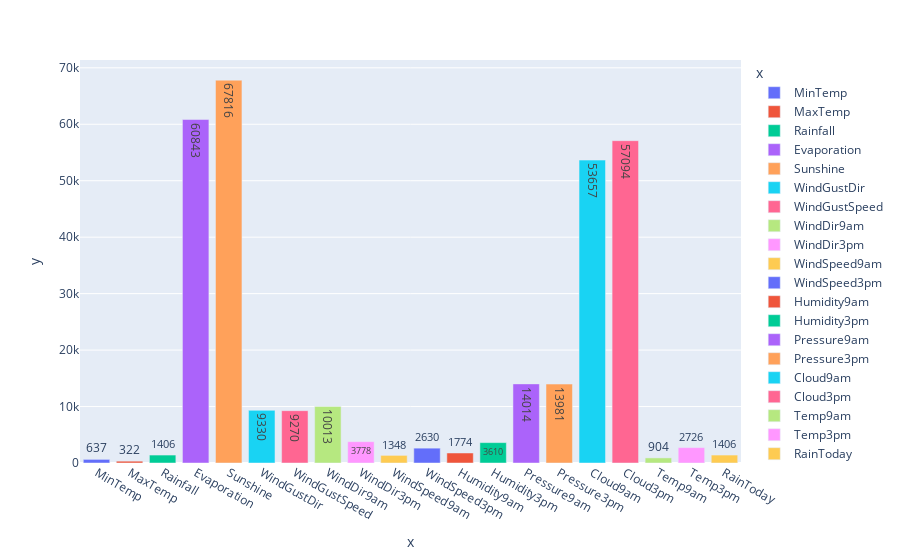

The notebook cell this image was saved under:
### Markdown cell above
# Drop values null

### Code cell
show_bar(data)

### Figure 1 — Plotly figure (JSON) as saved in the notebook; plotly's stock layout.template omitted (floating-point values rounded to 4 significant figures)
{"data": [{"alignmentgroup": "True", "hovertemplate": "x=%{x}<br>y=%{y}<extra></extra>", "legendgroup": "MinTemp", "marker": {"color": "#636efa", "pattern": {"shape": ""}}, "name": "MinTemp", "offsetgroup": "MinTemp", "orientation": "v", "showlegend": true, "textposition": "auto", "texttemplate": "%{y:.s}", "type": "bar", "x": ["MinTemp"], "xaxis": "x", "y": [637], "yaxis": "y"}, {"alignmentgroup": "True", "hovertemplate": "x=%{x}<br>y=%{y}<extra></extra>", "legendgroup": "MaxTemp", "marker": {"color": "#EF553B", "pattern": {"shape": ""}}, "name": "MaxTemp", "offsetgroup": "MaxTemp", "orientation": "v", "showlegend": true, "textposition": "auto", "texttemplate": "%{y:.s}", "type": "bar", "x": ["MaxTemp"], "xaxis": "x", "y": [322], "yaxis": "y"}, {"alignmentgroup": "True", "hovertemplate": "x=%{x}<br>y=%{y}<extra></extra>", "legendgroup": "Rainfall", "marker": {"color": "#00cc96", "pattern": {"shape": ""}}, "name": "Rainfall", "offsetgroup": "Rainfall", "orientation": "v", "showlegend": true, "textposition": "auto", "texttemplate": "%{y:.s}", "type": "bar", "x": ["Rainfall"], "xaxis": "x", "y": [1406], "yaxis": "y"}, {"alignmentgroup": "True", "hovertemplate": "x=%{x}<br>y=%{y}<extra></extra>", "legendgroup": "Evaporation", "marker": {"color": "#ab63fa", "pattern": {"shape": ""}}, "name": "Evaporation", "offsetgroup": "Evaporation", "orientation": "v", "showlegend": true, "textposition": "auto", "texttemplate": "%{y:.s}", "type": "bar", "x": ["Evaporation"], "xaxis": "x", "y": [60843], "yaxis": "y"}, {"alignmentgroup": "True", "hovertemplate": "x=%{x}<br>y=%{y}<extra></extra>", "legendgroup": "Sunshine", "marker": {"color": "#FFA15A", "pattern": {"shape": ""}}, "name": "Sunshine", "offsetgroup": "Sunshine", "orientation": "v", "showlegend": true, "textposition": "auto", "texttemplate": "%{y:.s}", "type": "bar", "x": ["Sunshine"], "xaxis": "x", "y": [67816], "yaxis": "y"}, {"alignmentgroup": "True", "hovertemplate": "x=%{x}<br>y=%{y}<extra></extra>", "legendgroup": "WindGustDir", "marker": {"color": "#19d3f3", "pattern": {"shape": ""}}, "name": "WindGustDir", "offsetgroup": "WindGustDir", "orientation": "v", "showlegend": true, "textposition": "auto", "texttemplate": "%{y:.s}", "type": "bar", "x": ["WindGustDir"], "xaxis": "x", "y": [9330], "yaxis": "y"}, {"alignmentgroup": "True", "hovertemplate": "x=%{x}<br>y=%{y}<extra></extra>", "legendgroup": "WindGustSpeed", "marker": {"color": "#FF6692", "pattern": {"shape": ""}}, "name": "WindGustSpeed", "offsetgroup": "WindGustSpeed", "orientation": "v", "showlegend": true, "textposition": "auto", "texttemplate": "%{y:.s}", "type": "bar", "x": ["WindGustSpeed"], "xaxis": "x", "y": [9270], "yaxis": "y"}, {"alignmentgroup": "True", "hovertemplate": "x=%{x}<br>y=%{y}<extra></extra>", "legendgroup": "WindDir9am", "marker": {"color": "#B6E880", "pattern": {"shape": ""}}, "name": "WindDir9am", "offsetgroup": "WindDir9am", "orientation": "v", "showlegend": true, "textposition": "auto", "texttemplate": "%{y:.s}", "type": "bar", "x": ["WindDir9am"], "xaxis": "x", "y": [10013], "yaxis": "y"}, {"alignmentgroup": "True", "hovertemplate": "x=%{x}<br>y=%{y}<extra></extra>", "legendgroup": "WindDir3pm", "marker": {"color": "#FF97FF", "pattern": {"shape": ""}}, "name": "WindDir3pm", "offsetgroup": "WindDir3pm", "orientation": "v", "showlegend": true, "textposition": "auto", "texttemplate": "%{y:.s}", "type": "bar", "x": ["WindDir3pm"], "xaxis": "x", "y": [3778], "yaxis": "y"}, {"alignmentgroup": "True", "hovertemplate": "x=%{x}<br>y=%{y}<extra></extra>", "legendgroup": "WindSpeed9am", "marker": {"color": "#FECB52", "pattern": {"shape": ""}}, "name": "WindSpeed9am", "offsetgroup": "WindSpeed9am", "orientation": "v", "showlegend": true, "textposition": "auto", "texttemplate": "%{y:.s}", "type": "bar", "x": ["WindSpeed9am"], "xaxis": "x", "y": [1348], "yaxis": "y"}, {"alignmentgroup": "True", "hovertemplate": "x=%{x}<br>y=%{y}<extra></extra>", "legendgroup": "WindSpeed3pm", "marker": {"color": "#636efa", "pattern": {"shape": ""}}, "name": "WindSpeed3pm", "offsetgroup": "WindSpeed3pm", "orientation": "v", "showlegend": true, "textposition": "auto", "texttemplate": "%{y:.s}", "type": "bar", "x": ["WindSpeed3pm"], "xaxis": "x", "y": [2630], "yaxis": "y"}, {"alignmentgroup": "True", "hovertemplate": "x=%{x}<br>y=%{y}<extra></extra>", "legendgroup": "Humidity9am", "marker": {"color": "#EF553B", "pattern": {"shape": ""}}, "name": "Humidity9am", "offsetgroup": "Humidity9am", "orientation": "v", "showlegend": true, "textposition": "auto", "texttemplate": "%{y:.s}", "type": "bar", "x": ["Humidity9am"], "xaxis": "x", "y": [1774], "yaxis": "y"}, {"alignmentgroup": "True", "hovertemplate": "x=%{x}<br>y=%{y}<extra></extra>", "legendgroup": "Humidity3pm", "marker": {"color": "#00cc96", "pattern": {"shape": ""}}, "name": "Humidity3pm", "offsetgroup": "Humidity3pm", "orientation": "v", "showlegend": true, "textposition": "auto", "texttemplate": "%{y:.s}", "type": "bar", "x": ["Humidity3pm"], "xaxis": "x", "y": [3610], "yaxis": "y"}, {"alignmentgroup": "True", "hovertemplate": "x=%{x}<br>y=%{y}<extra></extra>", "legendgroup": "Pressure9am", "marker": {"color": "#ab63fa", "pattern": {"shape": ""}}, "name": "Pressure9am", "offsetgroup": "Pressure9am", "orientation": "v", "showlegend": true, "textposition": "auto", "texttemplate": "%{y:.s}", "type": "bar", "x": ["Pressure9am"], "xaxis": "x", "y": [14014], "yaxis": "y"}, {"alignmentgroup": "True", "hovertemplate": "x=%{x}<br>y=%{y}<extra></extra>", "legendgroup": "Pressure3pm", "marker": {"color": "#FFA15A", "pattern": {"shape": ""}}, "name": "Pressure3pm", "offsetgroup": "Pressure3pm", "orientation": "v", "showlegend": true, "textposition": "auto", "texttemplate": "%{y:.s}", "type": "bar", "x": ["Pressure3pm"], "xaxis": "x", "y": [13981], "yaxis": "y"}, {"alignmentgroup": "True", "hovertemplate": "x=%{x}<br>y=%{y}<extra></extra>", "legendgroup": "Cloud9am", "marker": {"color": "#19d3f3", "pattern": {"shape": ""}}, "name": "Cloud9am", "offsetgroup": "Cloud9am", "orientation": "v", "showlegend": true, "textposition": "auto", "texttemplate": "%{y:.s}", "type": "bar", "x": ["Cloud9am"], "xaxis": "x", "y": [53657], "yaxis": "y"}, {"alignmentgroup": "True", "hovertemplate": "x=%{x}<br>y=%{y}<extra></extra>", "legendgroup": "Cloud3pm", "marker": {"color": "#FF6692", "pattern": {"shape": ""}}, "name": "Cloud3pm", "offsetgroup": "Cloud3pm", "orientation": "v", "showlegend": true, "textposition": "auto", "texttemplate": "%{y:.s}", "type": "bar", "x": ["Cloud3pm"], "xaxis": "x", "y": [57094], "yaxis": "y"}, {"alignmentgroup": "True", "hovertemplate": "x=%{x}<br>y=%{y}<extra></extra>", "legendgroup": "Temp9am", "marker": {"color": "#B6E880", "pattern": {"shape": ""}}, "name": "Temp9am", "offsetgroup": "Temp9am", "orientation": "v", "showlegend": true, "textposition": "auto", "texttemplate": "%{y:.s}", "type": "bar", "x": ["Temp9am"], "xaxis": "x", "y": [904], "yaxis": "y"}, {"alignmentgroup": "True", "hovertemplate": "x=%{x}<br>y=%{y}<extra></extra>", "legendgroup": "Temp3pm", "marker": {"color": "#FF97FF", "pattern": {"shape": ""}}, "name": "Temp3pm", "offsetgroup": "Temp3pm", "orientation": "v", "showlegend": true, "textposition": "auto", "texttemplate": "%{y:.s}", "type": "bar", "x": ["Temp3pm"], "xaxis": "x", "y": [2726], "yaxis": "y"}, {"alignmentgroup": "True", "hovertemplate": "x=%{x}<br>y=%{y}<extra></extra>", "legendgroup": "RainToday", "marker": {"color": "#FECB52", "pattern": {"shape": ""}}, "name": "RainToday", "offsetgroup": "RainToday", "orientation": "v", "showlegend": true, "textposition": "auto", "texttemplate": "%{y:.s}", "type": "bar", "x": ["RainToday"], "xaxis": "x", "y": [1406], "yaxis": "y"}], "layout": {"barmode": "relative", "legend": {"title": {"text": "x"}, "tracegroupgap": 0}, "margin": {"t": 60}, "xaxis": {"anchor": "y", "categoryarray": ["MinTemp", "MaxTemp", "Rainfall", "Evaporation", "Sunshine", "WindGustDir", "WindGustSpeed", "WindDir9am", "WindDir3pm", "WindSpeed9am", "WindSpeed3pm", "Humidity9am", "Humidity3pm", "Pressure9am", "Pressure3pm", "Cloud9am", "Cloud3pm", "Temp9am", "Temp3pm", "RainToday"], "categoryorder": "array", "domain": [0, 1], "title": {"text": "x"}}, "yaxis": {"anchor": "x", "domain": [0, 1], "title": {"text": "y"}}}}
